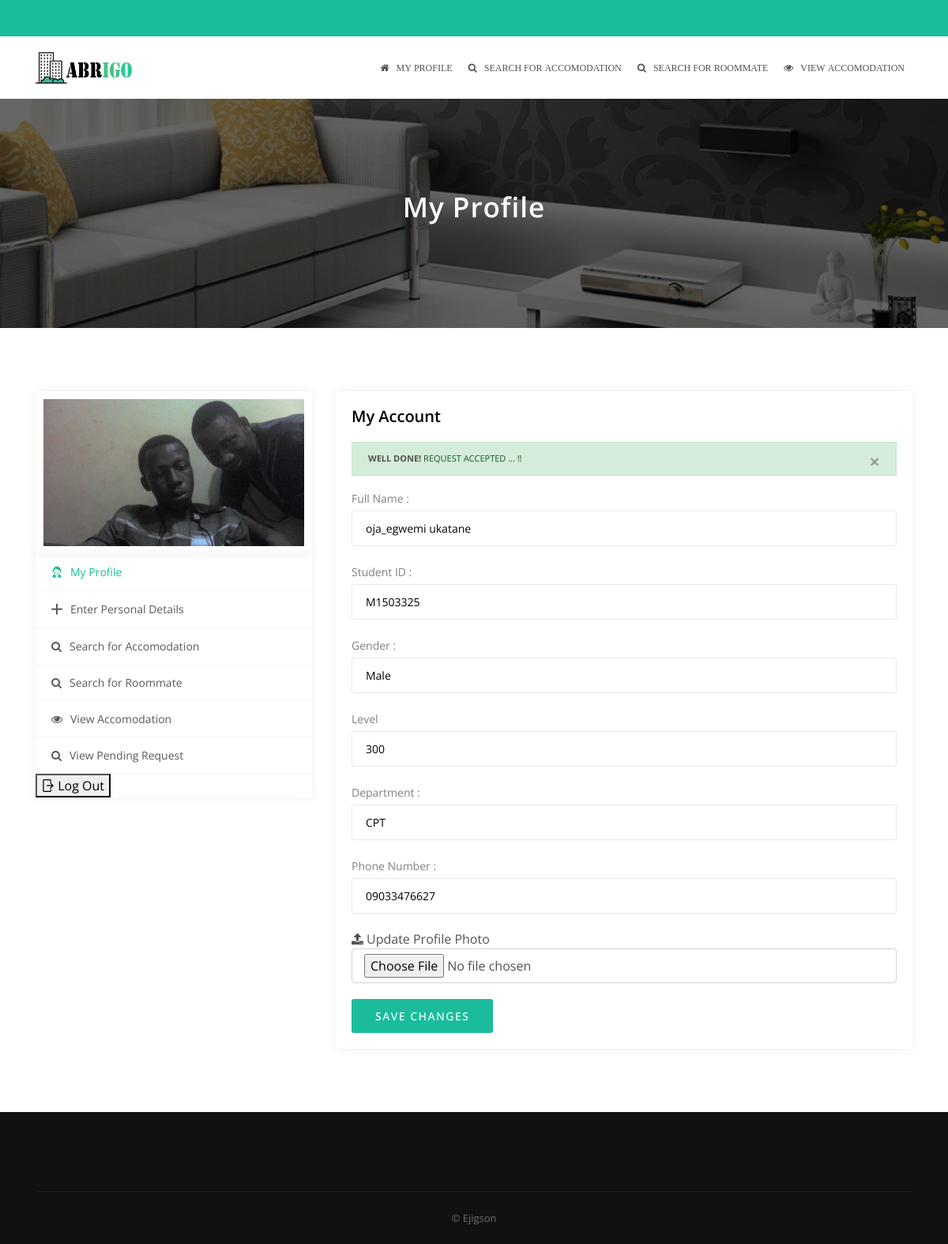
The app's page /my-profile.php (signed in) with its own data.
### tables this page shows
CREATE TABLE IF NOT EXISTS `users` (
  `sn` int(100) NOT NULL AUTO_INCREMENT,
  `fullname` varchar(1000) NOT NULL,
  `studentid` varchar(1000) NOT NULL,
  `level` varchar(1000) NOT NULL,
  `department` varchar(1000) NOT NULL,
  `faculty` varchar(1000) NOT NULL,
  `phonenumber` varchar(1000) NOT NULL,
  `gender` varchar(1000) NOT NULL,
  `password` varchar(1000) NOT NULL,
  `passport` varchar(1000) NOT NULL,
  `alcohol` varchar(10) NOT NULL,
  `smoke` varchar(200) NOT NULL,
  `cook` varchar(200) NOT NULL,
  `guest` varchar(200) NOT NULL,
  `clean` varchar(200) NOT NULL,
  `studious` varchar(200) NOT NULL,
  `status` varchar(20) NOT NULL DEFAULT '0',
  PRIMARY KEY (`sn`)
);

### my-profile.php (the view, shortened to what this page needs)
<!DOCTYPE html>
<html lang="zxx">
<?php
include 'connection.php';
if (isset($_SESSION['login'])){
  $id = $_SESSION['login'];
  $sql =  "SELECT * FROM  users WHERE studentid = '$id' ";
  $query = mysqli_query($con,$sql);
  $rw = mysqli_fetch_assoc($query);
  $fullname = $rw['fullname'];
  $studentid= $rw['studentid'];
  $department = $rw['department'];
  $level = $rw['level'];
  $phoneno = $rw['phonenumber'];
  $gender = $rw['gender'];
  $photo = $rw['passport'];
}
else {
  header("location:login.php");
}
?>
<?php
include 'connection.php';
?>
<head>
    <link rel="stylesheet" type="text/css" href="css/bootstrap.min.css">
    <link rel="stylesheet" type="text/css" href="css/animate.min.css">
    <link rel="stylesheet" type="text/css" href="css/bootstrap-submenu.css">
    <link rel="stylesheet" type="text/css" href="css/bootstrap-select.min.css">
    <link rel="stylesheet" href="css/leaflet.css" type="text/css">
    <link rel="stylesheet" href="css/map.css" type="text/css">
    <link rel="stylesheet" type="text/css" href="fonts/font-awesome/css/font-awesome.min.css">
    <link rel="stylesheet" type="text/css" href="fonts/flaticon/font/flaticon.css">
    <link rel="stylesheet" type="text/css" href="fonts/linearicons/style.css">
    <link rel="stylesheet" type="text/css"  href="css/jquery.mCustomScrollbar.css">
    <link rel="stylesheet" type="text/css"  href="css/dropzone.css">
    <link rel="stylesheet" type="text/css"  href="css/slick.css">
    <link rel="stylesheet" type="text/css" href="css/style.css">
    <link rel="stylesheet" type="text/css" id="style_sheet" href="css/skins/default.css">
    <link rel="stylesheet" type="text/css" href="css/ie10-viewport-bug-workaround.css">
</head>
<body>
<header class="top-header top-header-bg d-none d-xl-block d-lg-block d-md-block" id="top-header-2">
    <div class="container">
        <div class="row">
            <div class="col-lg-6 col-md-8 col-sm-7">
                <div class="list-inline">
                </div>
            </div>
            <div class="col-lg-6 col-md-4 col-sm-5">
                <ul class="top-social-media pull-right">
                    <li>
                    </li>
                </ul>
            </div>
        </div>
    </div>
</header>
<header class="main-header">
  <div class="container">
      <nav class="navbar navbar-expand-lg navbar-light">
          <a class="navbar-brand logo" href="my-profile.php">
              <img src="img/logos/logo.png" alt="logo">
          </a>
          <div class="collapse navbar-collapse" id="navbarSupportedContent">
              <ul class="navbar-nav ml-auto">
                  <li class="nav-item ">
                      <a class="nav-link " href="my-profile.php"   aria-haspopup="true" aria-expanded="false">
                         <i class="fa fa-home"> &nbsp;  My Profile</i>
                      </a>
                  </li>
                  <li class="nav-item ">
                      <a class="nav-link " href="Properties-details.php"   aria-haspopup="true" aria-expanded="false">
                         <i class="fa fa-search"> &nbsp;  Search for Accomodation </i>
                      </a>
                  </li>
                  <li class="nav-item ">
                      <a class="nav-link " href="room.php"   aria-haspopup="true" aria-expanded="false">
                         <i class="fa fa-search"> &nbsp; Search for Roommate</i>
                      </a>
                  </li>
                  <li class="nav-item ">
                      <a class="nav-link " href="Properties-list"   aria-haspopup="true" aria-expanded="false">
                         <i class="fa fa-eye"> &nbsp; View Accomodation</i>
                      </a>
                  </li>
              </ul>
          </div>
      </nav>
  </div>
</header>
<div class="sub-banner">
    <div class="container">
        <div class="page-name">
            <h1>My Profile</h1>
        </div>
    </div>
    </div>
<div class="my-profile content-area">
    <div class="container">
        <div class="row">
            <div class="col-lg-4 col-md-4 col-sm-12">
                <div class="edit-profile-photo">
                    <img src = '<?php  echo $photo;?>' alt="profile-photo" class="img-fluid">
                </div>
                <div class="my-account-box">
                    <ul>
                        <li>
                            <a href="my-profile.php" class="active">
                                <i class="flaticon-people"></i>My Profile
                            </a>
                        </li>
                        <li>
                            <a href="Preference.php" class="">
                                <i class="flaticon-cross"></i>Enter Personal Details
                            </a>
                        </li>
                        <li>
                            <a href="properties-details.php">
                                <i class="fa fa-search"></i>Search for Accomodation
                            </a>
                        </li>
                        <li>
                            <a href="room.php">
                                <i class="fa fa-search "></i>Search for Roommate
                            </a>
                        </li>
                        <li>
                            <a href="Properties-list.php">
                                <i class="fa fa-eye"></i>View Accomodation
                            </a>
                        </li>
                         <li>
                            <a href="accept.php">
                                <i class="fa fa-search "></i>View Pending Request
                            </a>
                        </li>
                        <li><form method="POST" action = "logout.php">
                             <button name = "logout1" class="flaticon-exit"> Log Out</button>
                          </form>
                        </li>
                    </ul>
                </div>
            </div>
            <div class="col-lg-8 col-md-8 col-sm-12">
                <div class="my-address">
                    <h3 class="heading-2">My Account</h3>
                    <?php
                     $msg = "SELECT * from request where render = '$id' and status = '1' ";
                     $vc = mysqli_query ($con,$msg);
                     if ($vc){
                      echo '<div class="alert alert-success wow fadeInLeft delay-03s"  role="alert">
                     <button type="button" class="close" data-dismiss="alert" aria-label="Close"><span aria-hidden="true">&times;</span></button>
                     <strong>Well done!</strong> Request Accepted ... !!
                 </div>';
                     }
                     else {
                      echo '<div class="alert alert-success wow fadeInLeft delay-03s"  role="alert">
                     <button type="button" class="close" data-dismiss="alert" aria-label="Close"><span aria-hidden="true">&times;</span></button>
                     <strong>Well done!</strong> Not Paired ... !!
                 </div>';
                     }
                    ?>
                    <form action="my-profile.php" method="POST" enctype="multipart/form-data">
                        <div class="form-group">
                            <label>Full Name :</label>
                            <input type="text" class="input-text" name="fullname" value = "<?php  echo $fullname;?>" readonly>
                        </div>
                        <div class="form-group">
                            <label>Student ID :</label>
                            <input type="text" class="input-text" name="studentid"  value = "<?php  echo $studentid;?>" readonly>
                        </div>
                        <div class="form-group">
                            <label>Gender :</label>
                            <input type="text" class="input-text" name="gender"  value = "<?php  echo $gender;?>" readonly>
                        </div>
                        <div class="form-group">
                            <label>Level</label>
                            <input type="text" class="input-text" name="level" value = "<?php  echo $level; ?>" readonly>
                        </div>
                        <div class="form-group">
                            <label>Department :</label>
                            <input type="text" class="input-text" name="department" value = "<?php  echo $department; ?>" readonly>
                        </div>
                        <div class="form-group">
                            <label>Phone Number :</label>
                            <input type="text" class="input-text" name="phonenumber" value = "<?php  echo $phoneno; ?>" readonly>
                        </div>
                        <div class="form-group">
                                <span><i class="fa fa-upload"></i> Update Profile Photo</span>
                                <input type="file" name="upload" class="form-control required" placeholder="upload photo">
						</div>
                        <button class="btn btn-md button-theme" name = "submit" >Save Changes</button>
                    </form>
                </div>
            </div>
        </div>
    </div>
</div>
<footer class="footer">
    <div class="container footer-inner">
        <div class="row">
            <div class="col-xl-12">
                <p class="copy">© Ejigson</p>
            </div>
        </div>
    </div>
</footer>
</body>
</html>

### css/map.css (style rules this page uses)
.form-group label, .checkbox label { font-weight: 400 !important; }

### css/skins/default.css (style rules this page uses)
.button-theme { background: #1abc9c; }
.top-header { background-color: #1abc9c; }
.my-account-box ul li a.active { color: #1abc9c; }

### records on screen
users: passport (picture), fullname "oja_egwemi ukatane", studentid "M1503325", gender "Male", level "300", department "CPT", phonenumber "09033476627"
